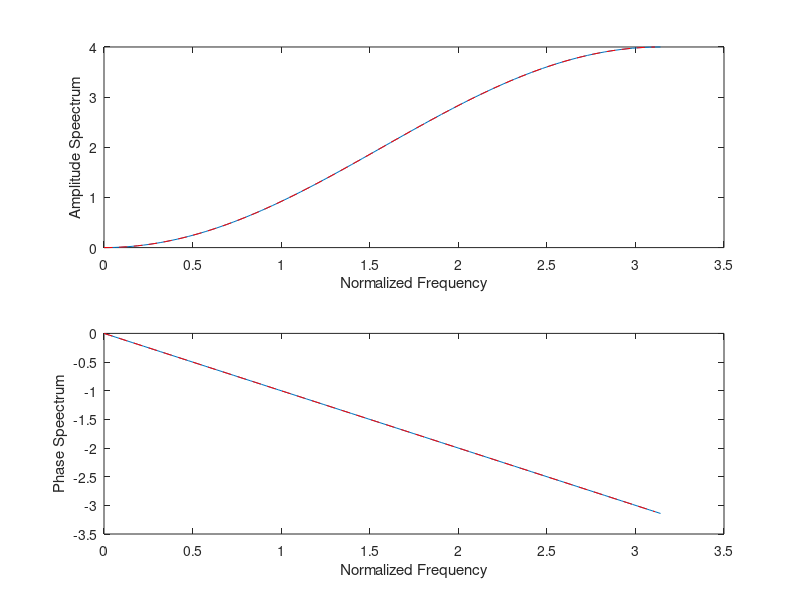

Source code (MATLAB):
% the FIR filter from lecture 7
b = [-1 2 -1];
a = 1;
omega = linspace(0,pi,100);
H = -1 + 2*exp(-1i*omega) -exp(-1i*2*omega);
figure;
subplot(211)
plot(omega,abs(H))
xlabel('Normalized Frequency')
ylabel('Amplitude Speectrum')
subplot(212)
plot(omega,angle(H))
xlabel('Normalized Frequency')
ylabel('Phase Speectrum')

% use of freqz function (creating the frequency response of a filter)
[H,W] = freqz(b,a,100);
subplot(211)
hold on
plot(W,abs(H),'r--')
subplot(212)
hold on
plot(W,angle(H),'r--')